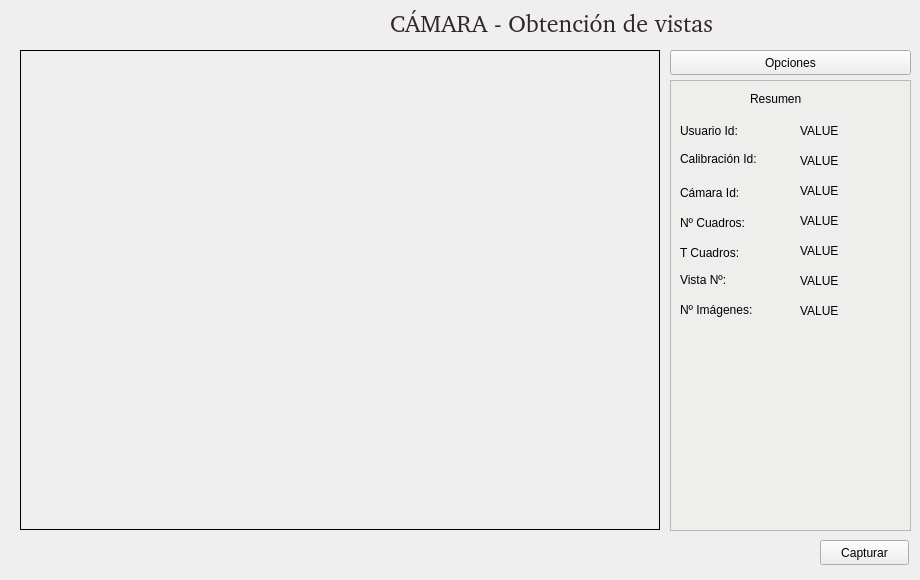
<?xml version="1.0" encoding="UTF-8"?>
<ui version="4.0">
 <class>CameraWidget</class>
 <widget class="QWidget" name="CameraWidget">
  <property name="geometry">
   <rect>
    <x>0</x>
    <y>0</y>
    <width>920</width>
    <height>580</height>
   </rect>
  </property>
  <property name="minimumSize">
   <size>
    <width>920</width>
    <height>580</height>
   </size>
  </property>
  <property name="maximumSize">
   <size>
    <width>920</width>
    <height>580</height>
   </size>
  </property>
  <property name="windowTitle">
   <string>Form</string>
  </property>
  <widget class="QPushButton" name="pb_Opciones">
   <property name="geometry">
    <rect>
     <x>670</x>
     <y>50</y>
     <width>241</width>
     <height>25</height>
    </rect>
   </property>
   <property name="text">
    <string>Opciones</string>
   </property>
  </widget>
  <widget class="QFrame" name="frame">
   <property name="geometry">
    <rect>
     <x>670</x>
     <y>80</y>
     <width>241</width>
     <height>451</height>
    </rect>
   </property>
   <property name="minimumSize">
    <size>
     <width>241</width>
     <height>451</height>
    </size>
   </property>
   <property name="maximumSize">
    <size>
     <width>241</width>
     <height>451</height>
    </size>
   </property>
   <property name="styleSheet">
    <string notr="true">background-color: rgb(238, 238, 236)</string>
   </property>
   <property name="frameShape">
    <enum>QFrame::StyledPanel</enum>
   </property>
   <property name="frameShadow">
    <enum>QFrame::Raised</enum>
   </property>
   <widget class="QLabel" name="label">
    <property name="geometry">
     <rect>
      <x>80</x>
      <y>10</y>
      <width>67</width>
      <height>17</height>
     </rect>
    </property>
    <property name="text">
     <string>Resumen</string>
    </property>
   </widget>
   <widget class="QLabel" name="lb_NumeroCuadros">
    <property name="geometry">
     <rect>
      <x>10</x>
      <y>130</y>
      <width>101</width>
      <height>26</height>
     </rect>
    </property>
    <property name="text">
     <string>Nº Cuadros: </string>
    </property>
   </widget>
   <widget class="QLabel" name="lb_UsuarioId">
    <property name="geometry">
     <rect>
      <x>10</x>
      <y>40</y>
      <width>101</width>
      <height>21</height>
     </rect>
    </property>
    <property name="text">
     <string>Usuario Id:</string>
    </property>
   </widget>
   <widget class="QLabel" name="lb_NumeroImagenes">
    <property name="geometry">
     <rect>
      <x>10</x>
      <y>220</y>
      <width>101</width>
      <height>20</height>
     </rect>
    </property>
    <property name="text">
     <string>Nº Imágenes: </string>
    </property>
   </widget>
   <widget class="QLabel" name="lb_CamaraId">
    <property name="geometry">
     <rect>
      <x>10</x>
      <y>100</y>
      <width>101</width>
      <height>25</height>
     </rect>
    </property>
    <property name="text">
     <string>Cámara Id:</string>
    </property>
   </widget>
   <widget class="QLabel" name="lb_CalibracionId">
    <property name="geometry">
     <rect>
      <x>10</x>
      <y>70</y>
      <width>101</width>
      <height>17</height>
     </rect>
    </property>
    <property name="text">
     <string>Calibración Id:</string>
    </property>
   </widget>
   <widget class="QLabel" name="lb_SizeCuadros">
    <property name="geometry">
     <rect>
      <x>10</x>
      <y>160</y>
      <width>101</width>
      <height>26</height>
     </rect>
    </property>
    <property name="text">
     <string>T Cuadros:</string>
    </property>
   </widget>
   <widget class="QLabel" name="value_lb_UsuarioId">
    <property name="geometry">
     <rect>
      <x>130</x>
      <y>40</y>
      <width>101</width>
      <height>21</height>
     </rect>
    </property>
    <property name="text">
     <string>VALUE</string>
    </property>
   </widget>
   <widget class="QLabel" name="value_lb_CalibrationId">
    <property name="geometry">
     <rect>
      <x>130</x>
      <y>70</y>
      <width>101</width>
      <height>21</height>
     </rect>
    </property>
    <property name="text">
     <string>VALUE</string>
    </property>
   </widget>
   <widget class="QLabel" name="value_lb_CamaraId">
    <property name="geometry">
     <rect>
      <x>130</x>
      <y>100</y>
      <width>101</width>
      <height>21</height>
     </rect>
    </property>
    <property name="text">
     <string>VALUE</string>
    </property>
   </widget>
   <widget class="QLabel" name="value_lb_NumeroCuadros">
    <property name="geometry">
     <rect>
      <x>130</x>
      <y>130</y>
      <width>101</width>
      <height>21</height>
     </rect>
    </property>
    <property name="text">
     <string>VALUE</string>
    </property>
   </widget>
   <widget class="QLabel" name="value_lb_SizeCuadros">
    <property name="geometry">
     <rect>
      <x>130</x>
      <y>160</y>
      <width>101</width>
      <height>21</height>
     </rect>
    </property>
    <property name="text">
     <string>VALUE</string>
    </property>
   </widget>
   <widget class="QLabel" name="value_lb_NumeroImagenes">
    <property name="geometry">
     <rect>
      <x>130</x>
      <y>220</y>
      <width>101</width>
      <height>21</height>
     </rect>
    </property>
    <property name="text">
     <string>VALUE</string>
    </property>
   </widget>
   <widget class="QLabel" name="value_lb_NumeroVista">
    <property name="geometry">
     <rect>
      <x>130</x>
      <y>190</y>
      <width>101</width>
      <height>21</height>
     </rect>
    </property>
    <property name="text">
     <string>VALUE</string>
    </property>
   </widget>
   <widget class="QLabel" name="lb_NumeroVista">
    <property name="geometry">
     <rect>
      <x>10</x>
      <y>190</y>
      <width>101</width>
      <height>20</height>
     </rect>
    </property>
    <property name="text">
     <string>Vista Nº: </string>
    </property>
   </widget>
  </widget>
  <widget class="QLabel" name="lb_Titulo">
   <property name="geometry">
    <rect>
     <x>390</x>
     <y>10</y>
     <width>331</width>
     <height>26</height>
    </rect>
   </property>
   <property name="font">
    <font>
     <family>Bitstream Charter</family>
     <pointsize>18</pointsize>
     <weight>50</weight>
     <italic>false</italic>
     <bold>false</bold>
    </font>
   </property>
   <property name="styleSheet">
    <string notr="true">color: rgb(52, 38, 38)
</string>
   </property>
   <property name="text">
    <string>CÁMARA - Obtención de vistas</string>
   </property>
  </widget>
  <widget class="QPushButton" name="pb_Capturar">
   <property name="geometry">
    <rect>
     <x>820</x>
     <y>540</y>
     <width>89</width>
     <height>25</height>
    </rect>
   </property>
   <property name="text">
    <string>Capturar</string>
   </property>
  </widget>
  <widget class="QLabel" name="lb_imageCamera">
   <property name="geometry">
    <rect>
     <x>20</x>
     <y>50</y>
     <width>640</width>
     <height>480</height>
    </rect>
   </property>
   <property name="minimumSize">
    <size>
     <width>640</width>
     <height>480</height>
    </size>
   </property>
   <property name="maximumSize">
    <size>
     <width>640</width>
     <height>480</height>
    </size>
   </property>
   <property name="styleSheet">
    <string notr="true">border-color: rgb(0, 0, 0);
border-width: 1.2px;
border-style:inset;</string>
   </property>
   <property name="text">
    <string/>
   </property>
  </widget>
 </widget>
 <resources/>
 <connections/>
</ui>
